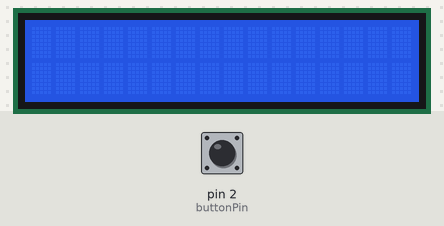
Simulated run of this sketch. Board: Arduino Uno, built with avr-gcc and run on an emulated ATmega328P. On the bench: 16×2 character LCD. The test bench sets the inputs (shaded band); at power-on: pin 2 (buttonPin) HIGH.

Above: at 1.2 s.
1.3 s: pin 2 (buttonPin) pulled LOW for 0.15 s
At 2.1 s:
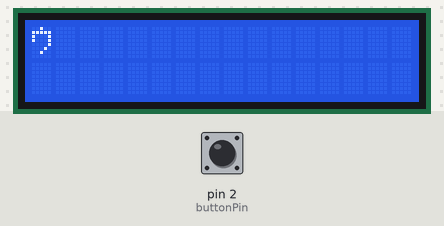
2.9 s: pin 2 (buttonPin) pulled LOW for 1 s
At 3.3 s:
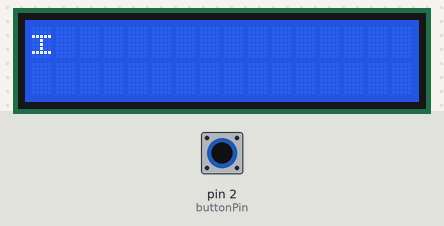
5.4 s: pin 2 (buttonPin) pulled LOW for 0.15 s
At 6.4 s:
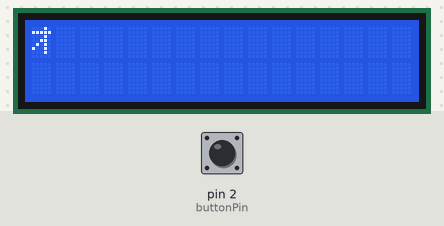
7.0 s: pin 2 (buttonPin) pulled LOW for 3.2 s
At 7.6 s:
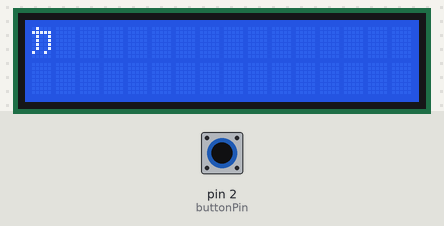
11.7 s: pin 2 (buttonPin) pulled LOW for 0.15 s
At 12.4 s:
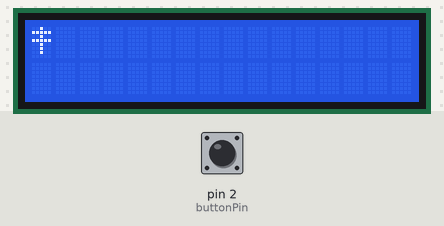
13.3 s: pin 2 (buttonPin) pulled LOW for 1 s
At 13.6 s:
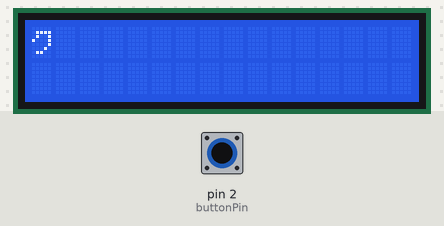
Timing chart, 0 to 16.3 s (numbered marks = the images above; inputs shaded):
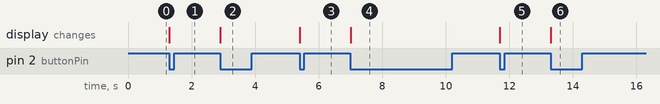

The sketch:

non_alphanumeric_sign_display.ino
```cpp
#include <LiquidCrystal.h>

LiquidCrystal lcd(12, 11, 10, 9, 8, 7);

// Define pushbutton pin
const int buttonPin = 2;
// Set up the interrupt flag and symbol index
volatile bool interruptFlag = false;
int symbolIndex = 0;

// Define the symbols to display
const byte symbols[] = {
  179, 180, 181, 182, 183, 184, 185, 186, 187, 188,
  189, 190, 191, 192, 193, 194, 195, 196, 197, 198,
  199, 200, 201, 202, 203, 204, 205, 206, 207, 208,
  209, 210, 211, 212, 213, 214, 215, 216, 217
};

void setup() {
  // Set up the LCD
  lcd.begin(16, 2);

  // Set up the pushbutton as an input
  pinMode(buttonPin, INPUT_PULLUP);

  // Attach the interrupt handler to the pushbutton
  attachInterrupt(digitalPinToInterrupt(buttonPin), handleInterrupt, FALLING);
}

void loop() {
  // If the interrupt flag is set, update the LCD display
  if (interruptFlag) {
    // Clear the interrupt flag
    interruptFlag = false;

    // Display the symbol at the current index
    lcd.clear();
    lcd.print((char)symbols[symbolIndex]);

    // Increment the index, wrapping around if necessary
    symbolIndex = (symbolIndex + 1) % sizeof(symbols);
  }
}

void handleInterrupt() {
  // Set the interrupt flag
  interruptFlag = true;
}
```

Measured:
- after the input at 1.3 s, the display: changes at once (image 1)
- after the input at 2.9 s, the display: changes at once (image 2)
- after the input at 5.4 s, the display: changes at once (image 3)
- after the input at 7.0 s, the display: changes at once (image 4)
- after the input at 11.7 s, the display: changes at once (image 5)
- after the input at 13.3 s, the display: changes at once (image 6)
